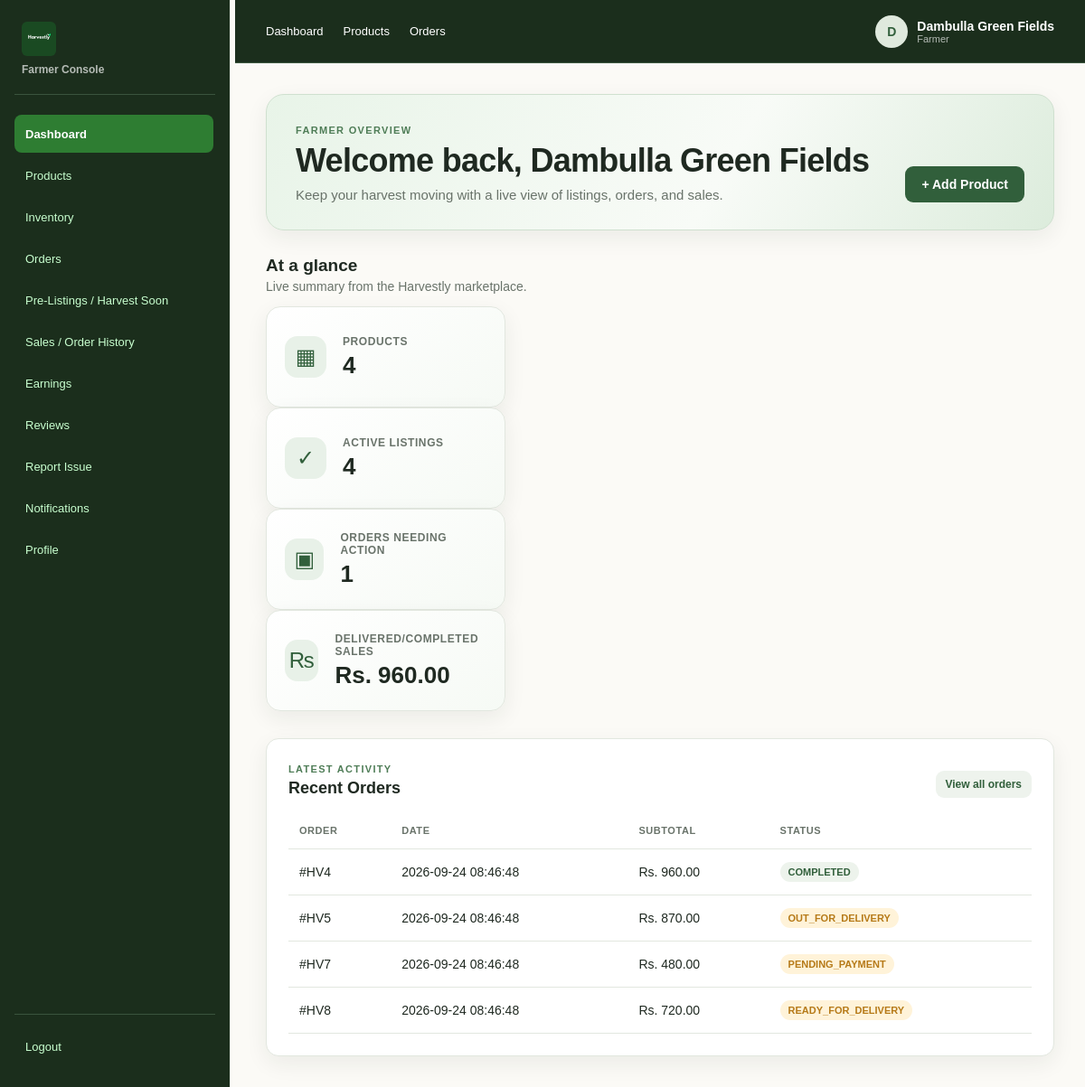
The app's page /index.php?page=farmer_dashboard (signed in) with its own data.
### tables this page shows
CREATE TABLE IF NOT EXISTS farmer_profiles (
    farmer_id BIGINT UNSIGNED PRIMARY KEY,
    farm_name VARCHAR(150) NULL,
    pickup_address_line1 VARCHAR(180) NOT NULL,
    pickup_address_line2 VARCHAR(180) NULL,
    pickup_city_town VARCHAR(100) NULL,
    pickup_postal_code VARCHAR(20) NULL,
    district_id SMALLINT UNSIGNED NOT NULL,
    verification_status ENUM('PENDING','APPROVED','REJECTED') NOT NULL DEFAULT 'PENDING',
    created_at TIMESTAMP NOT NULL DEFAULT CURRENT_TIMESTAMP,
    updated_at TIMESTAMP NOT NULL DEFAULT CURRENT_TIMESTAMP ON UPDATE CURRENT_TIMESTAMP,
    CONSTRAINT fk_farmer_user
        FOREIGN KEY (farmer_id) REFERENCES users(user_id),
    CONSTRAINT fk_farmer_district
        FOREIGN KEY (district_id) REFERENCES districts(district_id),
    KEY idx_farmer_district (district_id),
    KEY idx_farmer_verification (verification_status)
);

CREATE TABLE IF NOT EXISTS users (
    user_id BIGINT UNSIGNED AUTO_INCREMENT PRIMARY KEY,
    role ENUM('BUYER','FARMER','COURIER_PARTNER','ADMIN') NOT NULL,
    full_name VARCHAR(120) NOT NULL,
    email VARCHAR(190) NOT NULL,
    password_hash VARCHAR(255) NOT NULL,
    phone VARCHAR(25) NULL,
    account_status ENUM('PENDING','ACTIVE','REJECTED','SUSPENDED') NOT NULL DEFAULT 'PENDING',
    last_login_at DATETIME NULL,
    created_at TIMESTAMP NOT NULL DEFAULT CURRENT_TIMESTAMP,
    updated_at TIMESTAMP NOT NULL DEFAULT CURRENT_TIMESTAMP ON UPDATE CURRENT_TIMESTAMP,
    UNIQUE KEY uq_users_email (email),
    KEY idx_users_role_status (role, account_status)
);

CREATE TABLE IF NOT EXISTS orders (
    order_id BIGINT UNSIGNED AUTO_INCREMENT PRIMARY KEY,
    buyer_id BIGINT UNSIGNED NOT NULL,
    farmer_id BIGINT UNSIGNED NOT NULL,
    source_type ENUM('NORMAL','PREORDER') NOT NULL DEFAULT 'NORMAL',

    recipient_name VARCHAR(120) NOT NULL,
    recipient_phone VARCHAR(25) NOT NULL,
    delivery_address_line1 VARCHAR(180) NOT NULL,
    delivery_address_line2 VARCHAR(180) NULL,
    delivery_city_town VARCHAR(100) NULL,
    delivery_postal_code VARCHAR(20) NULL,
    destination_district_id SMALLINT UNSIGNED NOT NULL,

    product_subtotal DECIMAL(12,2) NOT NULL DEFAULT 0.00,
    farmer_marketplace_fee DECIMAL(12,2) NOT NULL DEFAULT 0.00,
    buyer_service_fee DECIMAL(12,2) NOT NULL DEFAULT 0.00,
    delivery_fee DECIMAL(12,2) NOT NULL DEFAULT 0.00,
    grand_total DECIMAL(12,2) NOT NULL DEFAULT 0.00,

    order_status ENUM(
        'PENDING_PAYMENT','PAID','ACCEPTED','PREPARING','READY_FOR_DELIVERY',
        'PENDING_ASSIGNMENT','ASSIGNED','PICKED_UP','IN_TRANSIT','OUT_FOR_DELIVERY',
        'DELIVERED','COMPLETED','UNDELIVERABLE','REJECTED','CANCELLED'
    ) NOT NULL DEFAULT 'PENDING_PAYMENT',

    paid_at DATETIME NULL,
    accepted_at DATETIME NULL,
    ready_for_delivery_at DATETIME NULL,
    delivered_at DATETIME NULL,
    completed_at DATETIME NULL,
    review_deadline DATETIME NULL,
    cancelled_at DATETIME NULL,
    cancellation_reason VARCHAR(500) NULL,

    created_at TIMESTAMP NOT NULL DEFAULT CURRENT_TIMESTAMP,
    updated_at TIMESTAMP NOT NULL DEFAULT CURRENT_TIMESTAMP ON UPDATE CURRENT_TIMESTAMP,

    CONSTRAINT fk_order_buyer
        FOREIGN KEY (buyer_id) REFERENCES users(user_id),
    CONSTRAINT fk_order_farmer
        FOREIGN KEY (farmer_id) REFERENCES users(user_id),
    CONSTRAINT fk_order_destination_district
        FOREIGN KEY (destination_district_id) REFERENCES districts(district_id),

    KEY idx_order_buyer (buyer_id, created_at),
    KEY idx_order_farmer_status (farmer_id, order_status),
    KEY idx_order_status (order_status),
    KEY idx_order_destination (destination_district_id)
);

### View/Farmer/includes/auth.php (called while the page is built, shortened)
<?php
require_once __DIR__ . '/../../../includes/functions.php';
if (!function_exists('farmerRoute')) {
    function farmerRoute(string $page, string $query = ''): string {
        if ($page === 'logout') {
            return baseUrl('index.php?action=logout');
        }
        $path = baseUrl('index.php?page=farmer_' . ltrim($page, '_'));
        return $path . ($query !== '' ? '&' . ltrim($query, '?') : '');
    }
}
$role = strtolower((string)($_SESSION['role'] ?? ''));
$farmer_id = (isset($_SESSION['user_id']) && $role === 'farmer') ? (int)$_SESSION['user_id'] : 0;
$conn = getDBConnection();
$stmt = $conn->prepare("SELECT u.user_id,u.full_name,u.email,u.phone,fp.farm_name,fp.pickup_address_line1,fp.pickup_city_town,fp.district_id FROM users u LEFT JOIN farmer_profiles fp ON fp.farmer_id=u.user_id WHERE u.user_id=? AND u.role='FARMER' LIMIT 1");
$stmt->bind_param('i',$farmer_id);$stmt->execute();$farmer_user=$stmt->get_result()->fetch_assoc() ?: ['full_name'=>($_SESSION['user_name']??'Farmer')];$stmt->close();

### includes/functions.php (called while the page is built, shortened)
<?php
function baseUrl($path = '') {
    $scriptDir = str_replace('\\', '/', dirname($_SERVER['SCRIPT_NAME']));
    return rtrim($scriptDir, '/') . '/' . ltrim($path, '/');
}

### View/Farmer/dashboard.php (the view, shortened to what this page needs)
<?php
 require 'includes/auth.php';
 require 'includes/layout.php';
 $st=$conn->prepare("
    SELECT COUNT(*) products,
        SUM(listing_status='ACTIVE') active,
        SUM(available_quantity<=10) low_stock
    FROM products
    WHERE farmer_id=?
");
 $st->bind_param('i',$farmer_id);
 $st->execute();
 $ps=$st->get_result()->fetch_assoc();
 $st=$conn->prepare("
    SELECT COUNT(*) orders,
        SUM(order_status IN ('PAID','ACCEPTED','PREPARING','READY_FOR_DELIVERY')) action_orders,
        COALESCE(SUM(
            CASE
                WHEN order_status IN ('DELIVERED','COMPLETED')
                THEN product_subtotal-farmer_marketplace_fee
                ELSE 0
            END
        ),0) sales
    FROM orders
    WHERE farmer_id=?
");
 $st->bind_param('i',$farmer_id);
 $st->execute();
 $os=$st->get_result()->fetch_assoc();
 $st=$conn->prepare('
    SELECT order_id,order_status,product_subtotal,created_at
    FROM orders
    WHERE farmer_id=?
    ORDER BY created_at DESC
    LIMIT 5
');
 $st->bind_param('i',$farmer_id);
 $st->execute();
 $orders=$st->get_result();
 ?>
 <section class="farmer-welcome">
    <div>
        <span class="dashboard-eyebrow">FARMER OVERVIEW</span>
        <h1>Welcome back, <?= e($farmer_user['full_name'] ?? 'Farmer') ?></h1>
        <p>Keep your harvest moving with a live view of listings, orders, and sales.</p>
    </div>
    <a class="btn welcome-action" href="<?= farmerRoute('add_product') ?>">+ Add Product</a>
 </section>
 <div class="page-title dashboard-page-title">
    <div>
        <h2>At a glance</h2>
        <p>Live summary from the Harvestly marketplace.</p>
    </div>
</div>
<div class="dashboard-stats">
<div class="stats-grid">
    <div class="stat-card">
        <div class="stat-icon">▦</div>
        <div>
            <p>Products</p>
            <h3><?=e($ps['products'] ?? 0)?></h3>
        </div>
    </div>
    <div class="stat-card">
        <div class="stat-icon">✓</div>
        <div>
            <p>Active Listings</p>
            <h3><?=e($ps['active'] ?? 0)?></h3>
        </div>
    </div>
    <div class="stat-card">
        <div class="stat-icon">▣</div>
        <div>
            <p>Orders Needing Action</p>
            <h3><?=e($os['action_orders'] ?? 0)?></h3>
        </div>
    </div>
    <div class="stat-card">
        <div class="stat-icon">₨</div>
        <div>
            <p>Delivered/Completed Sales</p>
            <h3><?=money($os['sales'] ?? 0)?></h3>
        </div>
    </div>
</div>
</div>
<div class="card recent-orders-card">
    <div class="section-head">
        <div>
            <span class="dashboard-eyebrow">LATEST ACTIVITY</span>
            <h2>Recent Orders</h2>
        </div>
        <a class="btn secondary small" href="<?= farmerRoute('orders') ?>">View all orders</a>
    </div>
    <div class="table-wrap">
        <table class="table">
            <thead>
                <tr>
                    <th>Order</th>
                    <th>Date</th>
                    <th>Subtotal</th>
                    <th>Status</th>
                </tr>
            </thead>
            <tbody>
                <?php while($r=$orders->fetch_assoc()):?>
                    <tr>
                        <td>
                            <a href="<?= farmerRoute('order_details', 'id=' . (int)$r['order_id']) ?>">#HV<?=$r['order_id']?></a>
                        </td>
                        <td><?=e($r['created_at'])?></td>
                        <td><?=money($r['product_subtotal'])?></td>
                        <td>
                            <span class="badge <?= in_array($r['order_status'], ['DELIVERED', 'COMPLETED'], true) ? '' : 'badge-pending' ?>"><?=e($r['order_status'])?></span>
                        </td>
                    </tr>
                <?php endwhile;?>
            </tbody>
        </table>
    </div>
</div>

### css/Farmer/style.css (style rules this page uses)
:root { --green:#315f3b; --green2:#4f7d57; --mint:#e8f1e8; --cream:#fbfaf6; --ink:#1f2921; --muted:#69736a; --line:#e2e7df; --card:#fff; --danger:#b84b4b; --warn:#b67a18; --shadow:0 8px 24px rgba(31,41,33,.07) }
* { box-sizing:border-box }
body { margin:0; background:var(--cream); color:var(--ink); font-family:Arial,Helvetica,sans-serif; font-size:14px }
a { text-decoration:none; color:inherit }
.page-title { display:flex; justify-content:space-between; gap:20px; align-items:flex-start; margin-bottom:26px }
.page-title p { margin:0; color:var(--muted) }
.btn { padding:11px 17px; border-radius:9px; font-weight:700; background:var(--green); color:#fff }
.btn.secondary { background:#eef3ed; color:var(--green) }
.btn.small { padding:8px 11px; font-size:12px }
.card { background:var(--card); border:1px solid var(--line); border-radius:14px; padding:20px; box-shadow:var(--shadow) }
.section-head { display:flex; justify-content:space-between; align-items:center; margin-bottom:16px }
.section-head h2 { font-size:18px; margin:0 }
.table-wrap { overflow:auto }
.table { width:100%; border-collapse:collapse }
.table th,.table td { padding:14px 12px; border-bottom:1px solid var(--line); text-align:left; white-space:nowrap }
.table th { font-size:11px; text-transform:uppercase; color:var(--muted); letter-spacing:.05em }
.badge { display:inline-block; padding:5px 9px; border-radius:999px; background:#edf3ec; color:var(--green); font-size:11px; font-weight:700 }
.stat-icon { font-size:22px; color:var(--green) }
.dashboard-stats { display: grid; grid-template-columns: repeat(4, 1fr); gap: 20px; margin: 0 0 30px; }
.stat-card { background: linear-gradient(145deg, #ffffff, #f6faf5); border: 1px solid var(--line); border-radius: 16px; padding: 20px; display: flex; align-items: center; gap: 18px; box-shadow: var(--shadow); min-height: 112px; }
.stat-icon { width: 46px; height: 46px; border-radius: 14px; display: grid; place-items: center; background: var(--mint); color: var(--green); font-size: 24px; }
.stat-card p { margin: 0 0 5px; color: var(--muted); font-size: 12px; font-weight: 700; text-transform: uppercase; letter-spacing: .05em; }
.stat-card h3 { margin: 0; color: var(--ink); font-size: 26px; line-height: 1.1; }
.farmer-welcome { display: flex; align-items: flex-end; justify-content: space-between; gap: 24px; margin-bottom: 28px; padding: 30px 32px; border: 1px solid #cfe0cf; border-radius: 20px; background: linear-gradient(120deg, #e8f4e8 0%, #f8fbf7 58%, #dcecdc 100%); box-shadow: var(--shadow); }
.farmer-welcome h1 { margin: 6px 0 8px; font-size: clamp(26px, 3vw, 38px); letter-spacing: -.02em; }
.farmer-welcome p { margin: 0; color: var(--muted); font-size: 15px; }
.dashboard-eyebrow { color: var(--green2); font-size: 11px; font-weight: 800; letter-spacing: .12em; }
.welcome-action { white-space: nowrap; padding: 12px 18px; }
.dashboard-page-title { margin-bottom: 14px; }
.dashboard-page-title h2 { margin: 0 0 4px; font-size: 19px; }
.recent-orders-card { padding: 24px; }
.recent-orders-card .section-head { align-items: flex-end; }
.recent-orders-card .section-head h2 { margin-top: 4px; }
.badge-pending { background: #fff3d9; color: var(--warn); }

### records on screen
farmer_profiles: farmer_id.full_name "Dambulla Green Fields"
orders: order_id "4", created_at "2026-09-24 08:46:48", product_subtotal "Rs. 960.00", order_status "COMPLETED"
orders: order_id "5", created_at "2026-09-24 08:46:48", product_subtotal "Rs. 870.00", order_status "OUT_FOR_DELIVERY"
orders: order_id "7", created_at "2026-09-24 08:46:48", product_subtotal "Rs. 480.00", order_status "PENDING_PAYMENT"
orders: order_id "8", created_at "2026-09-24 08:46:48", product_subtotal "Rs. 720.00", order_status "READY_FOR_DELIVERY"

### other values on screen
substr($displayName, 0, 1) "D"
$displayName "Dambulla Green Fields"
$ps['products'] "4"
$ps['active'] "4"
$os['action_orders'] "1"
money($os['sales'] ?? 0) "Rs. 960.00"
